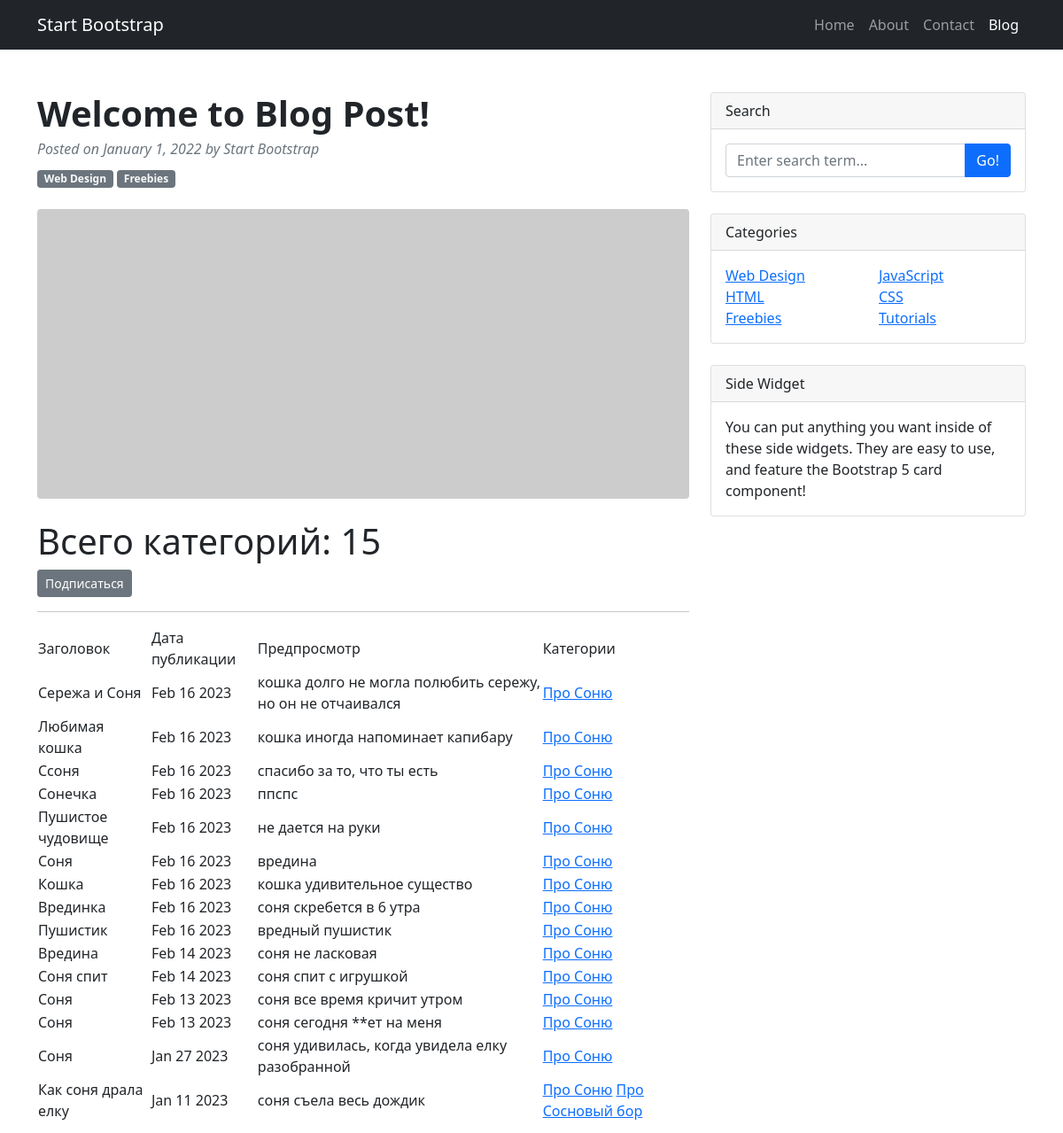
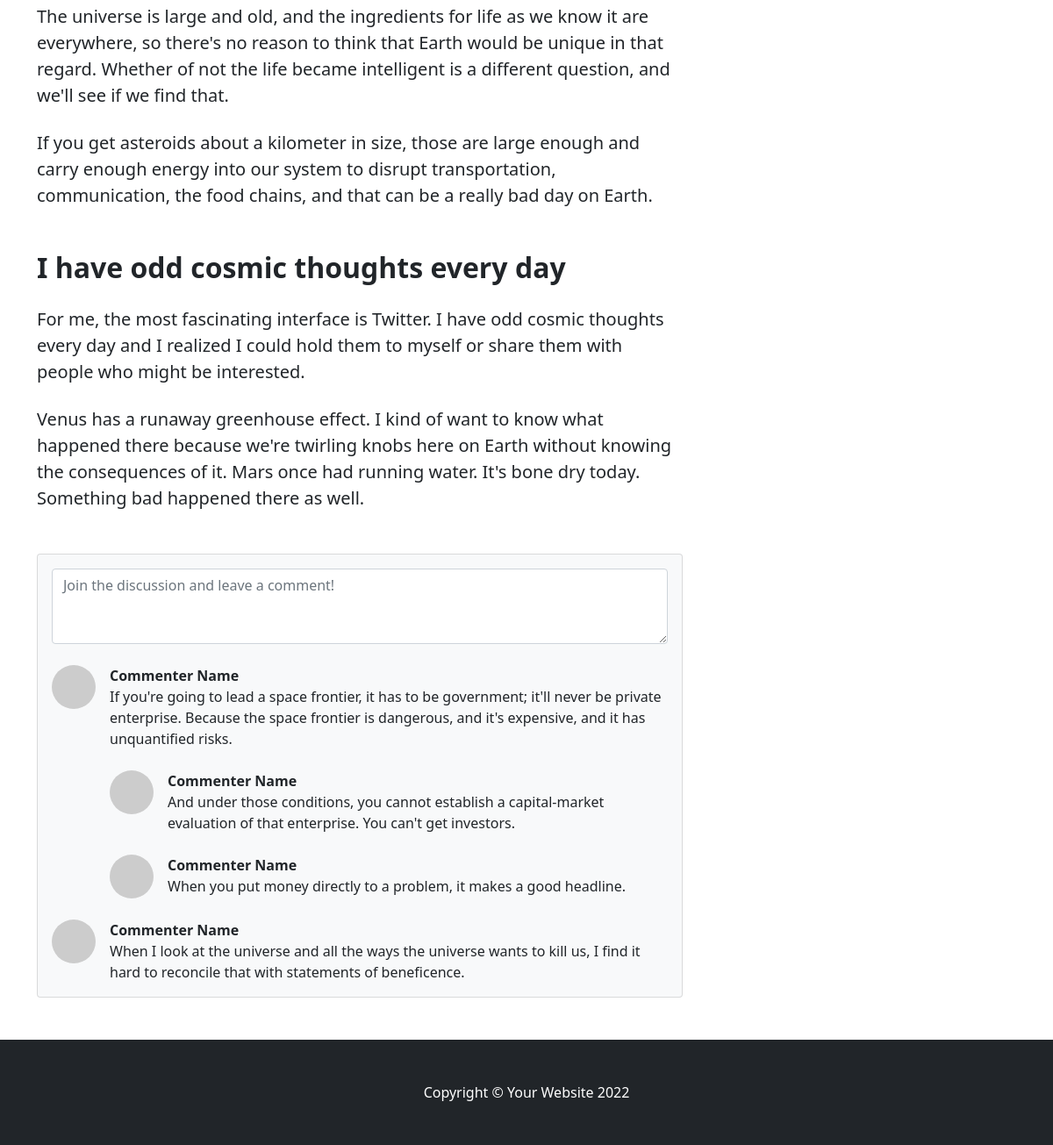
Page /posts/categories/1 on the committed database (2 pictures, top to bottom).
### news/models.py (models this page shows, shortened)
class Post(models.Model):
    author = models.ForeignKey(Author, on_delete=models.CASCADE)
    TYPES = [
        ('AR', 'Статья'),
        ('NW', 'Новость')
    ]
    type = models.CharField(max_length=2,
                            choices=TYPES,
                            default='AR')
    time_in = models.DateTimeField(auto_now_add=True)
    topics = models.ManyToManyField(Category, through='PostCategory')
    title = models.CharField(max_length=64)
    text = models.TextField()
    rating_article = models.IntegerField(default=0)

class Category(models.Model):
    topic = models.CharField(max_length=64, unique=True)
    subscribers=models.ManyToManyField(User, related_name='categories')
    def __str__(self):
        return self.topic

### news/views.py (the view)
# urls.py: path('categories/<int:pk>', CategoryListView.as_view(), name='category_list'),
class CategoryListView(ListView):
    model = Post
    template_name = 'flatpages/category_list.html'
    context_object_name = 'category_news_list'
    def get_queryset(self):
        self.topics = get_object_or_404(Category, id=self.kwargs['pk'])
        queryset= Post.objects.filter (topics=self.topics).order_by('-time_in')
        return queryset
    def get_context_data(self, **kwargs):
        context=super().get_context_data(**kwargs)
        context['is_not_subscriber'] = self.request.user not in self.topics.subscribers.all()
        context['category']=self.topics
        return context

### news/templatetags/custom_filters.py (called while the page is built)
@register.filter()
def censor (value):
    if isinstance (value,str):
        for bw in BAD_WORDS:
            value = value.lower().replace(bw[1:].lower(),'*'*len(bw[1:]))
        return f'{value} '
    else:
        raise TypeError (f'Ошибка! {type(value)} не подходит')

### templates/flatpages/category_list.html (shortened to what this page needs)
{% extends 'flatpages/default.html' %}
{%load custom_filters %}
{% load custom_tags %}
{% block content %}
<h1> Всего категорий: {{ category_news_list|length }} </h1>
    {% if is_not_subscriber %}
        <p><a href = "{% url 'subscribe' category.id %}" class="btn btn-secondary btn-sm" >Подписаться </a></p>
    {% endif %}
<hr>
    {% if category_news_list %}
        <table>
            <tr>
               <td> Заголовок </td>
               <td> Дата публикации </td>
               <td> Предпросмотр </td>
                <td>Категории</td>
            </tr>
            {% for post in category_news_list %}
            <tr>
                <td>{{ post.title }}</td>
                <td>{{ post.time_in|date:'M d Y'}}</td>
                <td>{{ post.text|truncatewords:20|censor}}</td>
                <td>
                        {% for category in post.topics.all %}
                    <a href="{% url 'category_list' category.id %}">{{ category }}</a>
                        {% endfor %}
                </td>
            </tr>
            {% endfor %}
        </table>
    {% else %}
        <h2> Постов нет!</h2>
    {% endif %}
{% endblock content %}

### rows in the picture
Post: title "Сережа и Соня", time_in "Feb 16 2023", text|censor "кошка долго не могла полюбить сережу, но он не отчаивался"
Category: topic "Про Соню"
Post: title "Любимая кошка", time_in "Feb 16 2023", text|censor "кошка иногда напоминает капибару"
Post: title "Cсоня", time_in "Feb 16 2023", text|censor "спасибо за то, что ты есть"
Post: title "Сонечка", time_in "Feb 16 2023", text|censor "ппспс"
Post: title "Пушистое чудовище", time_in "Feb 16 2023", text|censor "не дается на руки"
Post: title "Cоня", time_in "Feb 16 2023", text|censor "вредина"
Post: title "Кошка", time_in "Feb 16 2023", text|censor "кошка удивительное существо"
Post: title "Врединка", time_in "Feb 16 2023", text|censor "соня скребется в 6 утра"
Post: title "Пушистик", time_in "Feb 16 2023", text|censor "вредный пушистик"
Post: title "Вредина", time_in "Feb 14 2023", text|censor "соня не ласковая"
Post: title "Соня спит", time_in "Feb 14 2023", text|censor "соня спит с игрушкой"
Post: title "Cоня", time_in "Feb 13 2023", text|censor "соня все время кричит утром"
Post: title "Cоня", time_in "Feb 13 2023", text|censor "соня сегодня **ет на меня"
Post: title "Соня", time_in "Jan 27 2023", text|censor "соня удивилась, когда увидела елку разобранной"
Post: title "Как соня драла елку", time_in "Jan 11 2023", text|censor "соня съела весь дождик"
Category: topic "Про Сосновый бор"

### other values in the picture
{{ category_news_list|length }} "15"
